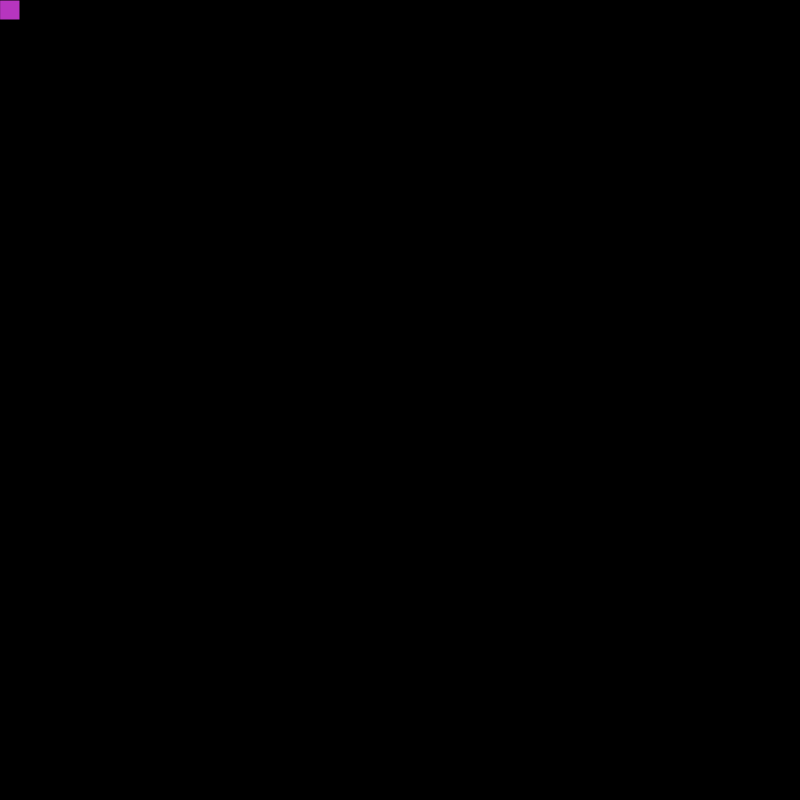
Frame 1 (no input)
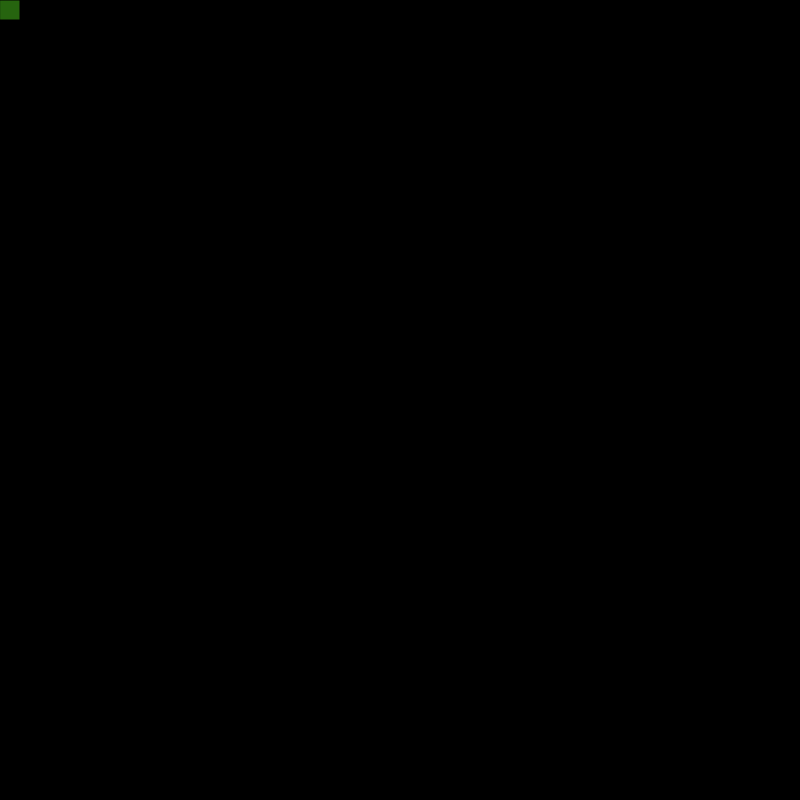
Frame 60 (no input)
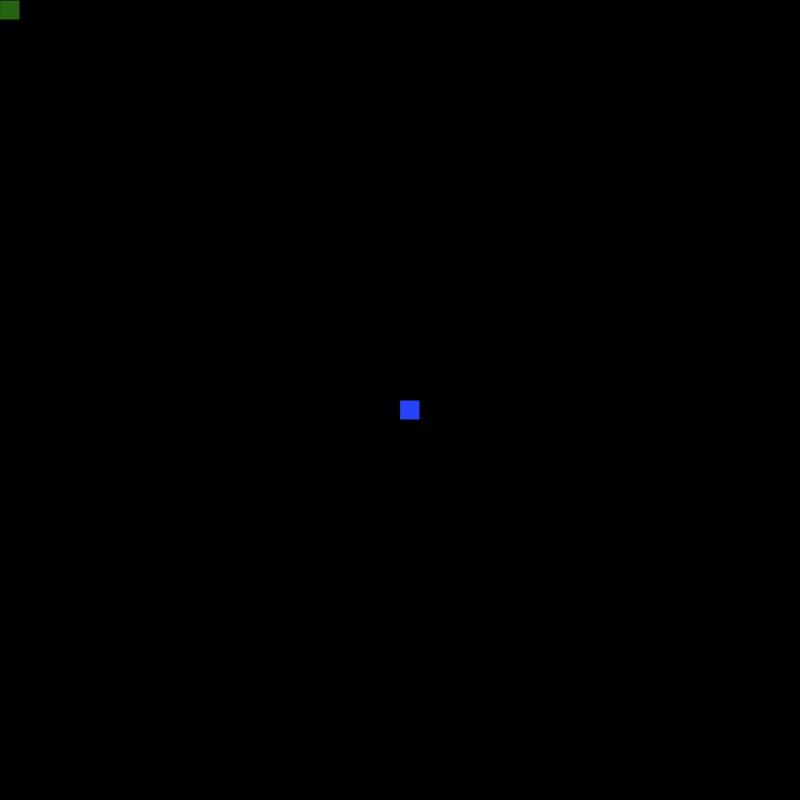
Frame 120 (the mouse pressed at the canvas centre since frame 60)

The p5.js sketch that drew these frames (run headless with seeded random() and noise() and a simulated clock; from frame 60 on, the mouse is pressed at the canvas centre):

// p5.js sketch
// ── sketch.js
function setup() {
  createCanvas(800, 800);
  background(0)
  noCursor()
}

function draw() {
  fill(random(255), random(255), random(255))
  rect(mouseX, mouseX, 20, 20)
  rect(mouseY, mouseY, 20, 20)
  rect(mouseX, mouseY, 20, 20)
  rect(mouseY, mouseX, 20, 20)
  rect(width-mouseY, width-mouseX, 20, 20)
}
